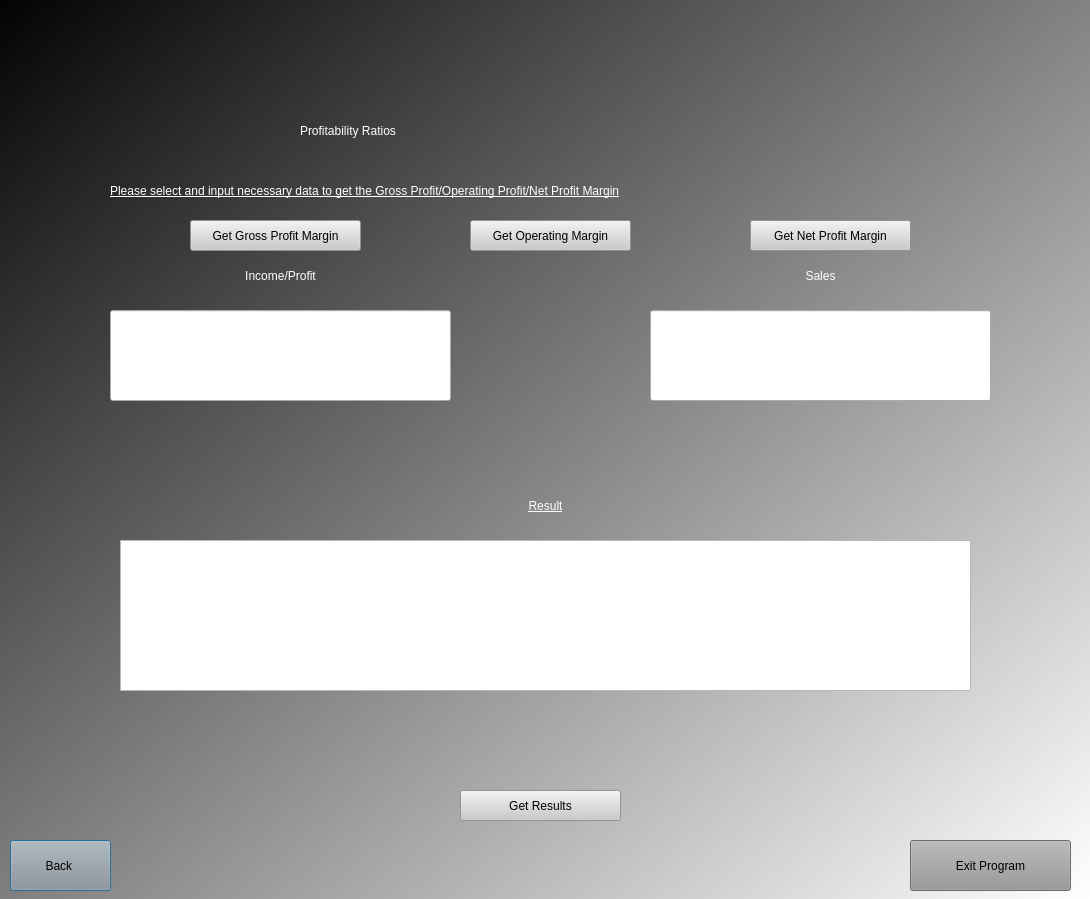
<?xml version="1.0" encoding="UTF-8"?>
<ui version="4.0">
 <class>Dialog</class>
 <widget class="QDialog" name="Dialog">
  <property name="geometry">
   <rect>
    <x>0</x>
    <y>0</y>
    <width>1090</width>
    <height>899</height>
   </rect>
  </property>
  <property name="windowTitle">
   <string>Dialog</string>
  </property>
  <widget class="QWidget" name="widget" native="true">
   <property name="geometry">
    <rect>
     <x>0</x>
     <y>-20</y>
     <width>1091</width>
     <height>921</height>
    </rect>
   </property>
   <property name="styleSheet">
    <string notr="true">QWidget#widget{
background-color:qlineargradient(spread:reflect, x1:0, y1:0, x2:1, y2:1, stop:0 rgba(0, 0, 0, 255), stop:1 rgba(255, 255, 255, 255));}</string>
   </property>
   <widget class="QLabel" name="label">
    <property name="geometry">
     <rect>
      <x>300</x>
      <y>80</y>
      <width>501</width>
      <height>141</height>
     </rect>
    </property>
    <property name="styleSheet">
     <string notr="true">color:rgb(255, 255, 255);
font: 44pt &quot;Rockwell&quot;;
</string>
    </property>
    <property name="text">
     <string>Profitability Ratios</string>
    </property>
   </widget>
   <widget class="QLabel" name="label_2">
    <property name="geometry">
     <rect>
      <x>110</x>
      <y>180</y>
      <width>901</width>
      <height>61</height>
     </rect>
    </property>
    <property name="styleSheet">
     <string notr="true">color:rgb(255, 255, 255);
font: 75 16pt &quot;MS Shell Dlg 2&quot;;
text-decoration: underline;</string>
    </property>
    <property name="text">
     <string>Please select and input necessary data to get the Gross Profit/Operating Profit/Net Profit Margin</string>
    </property>
   </widget>
   <widget class="QPushButton" name="back">
    <property name="geometry">
     <rect>
      <x>10</x>
      <y>860</y>
      <width>101</width>
      <height>51</height>
     </rect>
    </property>
    <property name="styleSheet">
     <string notr="true">background-color:rgb(150, 150, 150);
font: 75 18pt &quot;MS Shell Dlg 2&quot;;
</string>
    </property>
    <property name="text">
     <string>Back </string>
    </property>
   </widget>
   <widget class="QPushButton" name="exit">
    <property name="geometry">
     <rect>
      <x>910</x>
      <y>860</y>
      <width>161</width>
      <height>51</height>
     </rect>
    </property>
    <property name="styleSheet">
     <string notr="true">background-color:rgb(150, 150, 150);
font: 75 18pt &quot;MS Shell Dlg 2&quot;;
</string>
    </property>
    <property name="text">
     <string>Exit Program</string>
    </property>
   </widget>
   <widget class="QLineEdit" name="sales">
    <property name="geometry">
     <rect>
      <x>650</x>
      <y>330</y>
      <width>341</width>
      <height>91</height>
     </rect>
    </property>
    <property name="styleSheet">
     <string notr="true">font: 75 32pt &quot;NanumGothicExtraBold&quot;;
</string>
    </property>
    <property name="text">
     <string/>
    </property>
    <property name="alignment">
     <set>Qt::AlignCenter</set>
    </property>
   </widget>
   <widget class="QLineEdit" name="income">
    <property name="geometry">
     <rect>
      <x>110</x>
      <y>330</y>
      <width>341</width>
      <height>91</height>
     </rect>
    </property>
    <property name="styleSheet">
     <string notr="true">font: 75 32pt &quot;NanumGothicExtraBold&quot;;
</string>
    </property>
    <property name="text">
     <string/>
    </property>
    <property name="alignment">
     <set>Qt::AlignCenter</set>
    </property>
   </widget>
   <widget class="QPushButton" name="res">
    <property name="geometry">
     <rect>
      <x>460</x>
      <y>810</y>
      <width>161</width>
      <height>31</height>
     </rect>
    </property>
    <property name="styleSheet">
     <string notr="true">background-color:rgb(203, 203, 203);
font: 12pt &quot;MS Shell Dlg 2&quot;;</string>
    </property>
    <property name="text">
     <string>Get Results</string>
    </property>
   </widget>
   <widget class="QLabel" name="error">
    <property name="geometry">
     <rect>
      <x>380</x>
      <y>440</y>
      <width>341</width>
      <height>51</height>
     </rect>
    </property>
    <property name="styleSheet">
     <string notr="true">font: 14pt &quot;Segoe UI&quot;;
color:rgb(200, 1, 14)</string>
    </property>
    <property name="text">
     <string/>
    </property>
    <property name="alignment">
     <set>Qt::AlignCenter</set>
    </property>
   </widget>
   <widget class="QLabel" name="prof">
    <property name="geometry">
     <rect>
      <x>110</x>
      <y>280</y>
      <width>341</width>
      <height>31</height>
     </rect>
    </property>
    <property name="styleSheet">
     <string notr="true">color:rgb(255, 255, 255);
font: 87 12pt &quot;Arial Black&quot;;</string>
    </property>
    <property name="text">
     <string>Income/Profit</string>
    </property>
    <property name="alignment">
     <set>Qt::AlignCenter</set>
    </property>
   </widget>
   <widget class="QLabel" name="label_5">
    <property name="geometry">
     <rect>
      <x>650</x>
      <y>280</y>
      <width>341</width>
      <height>31</height>
     </rect>
    </property>
    <property name="styleSheet">
     <string notr="true">color:rgb(255, 255, 255);
font: 87 12pt &quot;Arial Black&quot;;</string>
    </property>
    <property name="text">
     <string>Sales</string>
    </property>
    <property name="alignment">
     <set>Qt::AlignCenter</set>
    </property>
   </widget>
   <widget class="QTextBrowser" name="result">
    <property name="geometry">
     <rect>
      <x>120</x>
      <y>560</y>
      <width>851</width>
      <height>151</height>
     </rect>
    </property>
    <property name="layoutDirection">
     <enum>Qt::LeftToRight</enum>
    </property>
    <property name="styleSheet">
     <string notr="true">font: 75 32pt &quot;NanumGothicExtraBold&quot;;</string>
    </property>
    <property name="horizontalScrollBarPolicy">
     <enum>Qt::ScrollBarAlwaysOff</enum>
    </property>
    <property name="html">
     <string>&lt;!DOCTYPE HTML PUBLIC &quot;-//W3C//DTD HTML 4.0//EN&quot; &quot;http://www.w3.org/TR/REC-html40/strict.dtd&quot;&gt;
&lt;html&gt;&lt;head&gt;&lt;meta name=&quot;qrichtext&quot; content=&quot;1&quot; /&gt;&lt;style type=&quot;text/css&quot;&gt;
p, li { white-space: pre-wrap; }
&lt;/style&gt;&lt;/head&gt;&lt;body style=&quot; font-family:'NanumGothicExtraBold'; font-size:32pt; font-weight:72; font-style:normal;&quot;&gt;
&lt;p align=&quot;center&quot; style=&quot;-qt-paragraph-type:empty; margin-top:0px; margin-bottom:0px; margin-left:0px; margin-right:0px; -qt-block-indent:0; text-indent:0px;&quot;&gt;&lt;br /&gt;&lt;/p&gt;&lt;/body&gt;&lt;/html&gt;</string>
    </property>
   </widget>
   <widget class="QLabel" name="results">
    <property name="geometry">
     <rect>
      <x>120</x>
      <y>510</y>
      <width>851</width>
      <height>31</height>
     </rect>
    </property>
    <property name="styleSheet">
     <string notr="true">color:rgb(255, 255, 255);
text-decoration: underline;
font: 87 12pt &quot;Arial Black&quot;;</string>
    </property>
    <property name="text">
     <string>Result</string>
    </property>
    <property name="alignment">
     <set>Qt::AlignCenter</set>
    </property>
   </widget>
   <widget class="QPushButton" name="showgross">
    <property name="geometry">
     <rect>
      <x>190</x>
      <y>240</y>
      <width>171</width>
      <height>31</height>
     </rect>
    </property>
    <property name="styleSheet">
     <string notr="true">background-color:rgb(203, 203, 203);
font: 12pt &quot;MS Shell Dlg 2&quot;;</string>
    </property>
    <property name="text">
     <string>Get Gross Profit Margin</string>
    </property>
   </widget>
   <widget class="QPushButton" name="showop">
    <property name="geometry">
     <rect>
      <x>470</x>
      <y>240</y>
      <width>161</width>
      <height>31</height>
     </rect>
    </property>
    <property name="styleSheet">
     <string notr="true">background-color:rgb(203, 203, 203);
font: 12pt &quot;MS Shell Dlg 2&quot;;</string>
    </property>
    <property name="text">
     <string>Get Operating Margin</string>
    </property>
   </widget>
   <widget class="QPushButton" name="shownp">
    <property name="geometry">
     <rect>
      <x>750</x>
      <y>240</y>
      <width>161</width>
      <height>31</height>
     </rect>
    </property>
    <property name="styleSheet">
     <string notr="true">background-color:rgb(203, 203, 203);
font: 12pt &quot;MS Shell Dlg 2&quot;;</string>
    </property>
    <property name="text">
     <string>Get Net Profit Margin</string>
    </property>
   </widget>
  </widget>
 </widget>
 <resources/>
 <connections/>
</ui>
